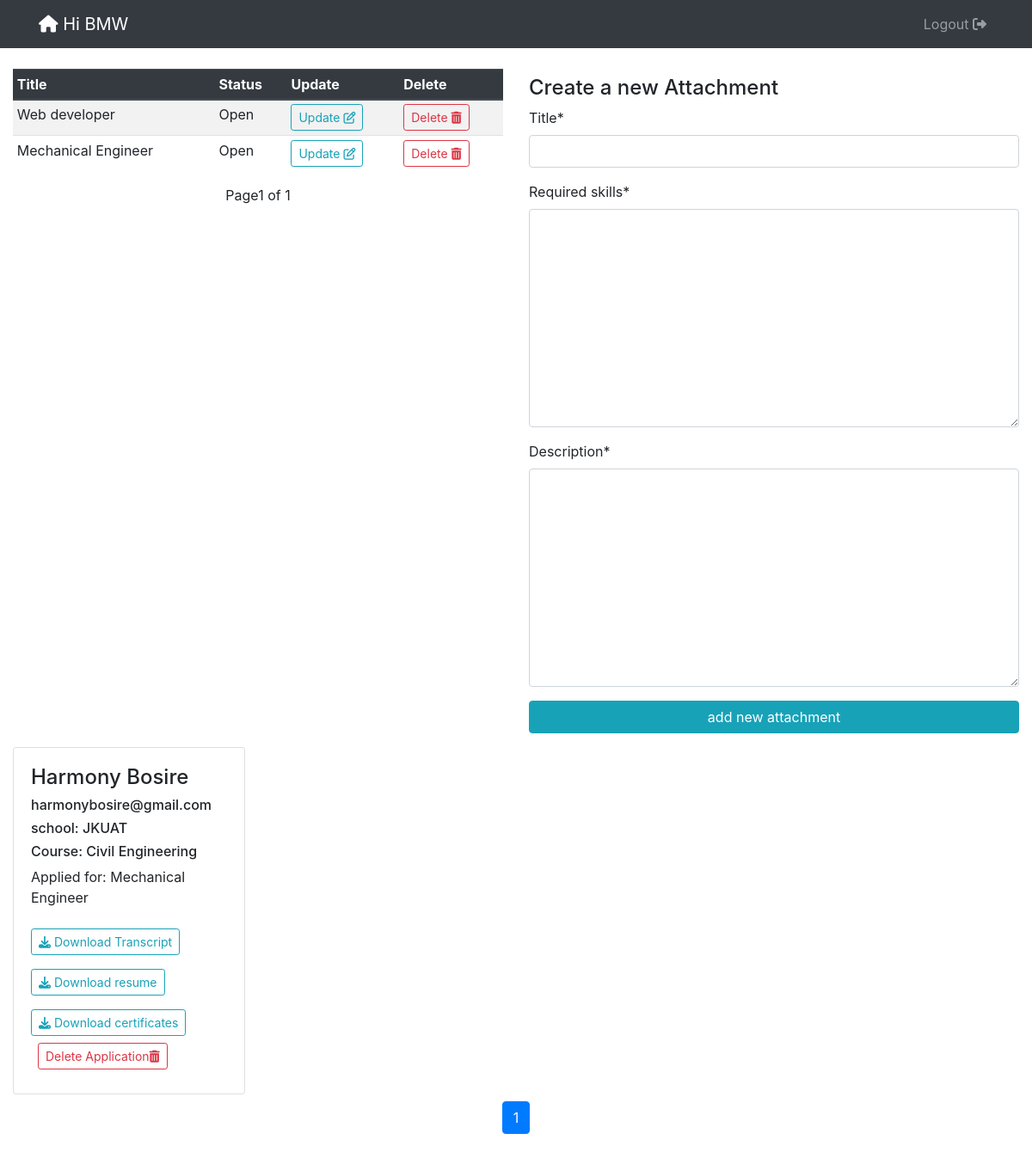
The app's page /companies/13/ (signed in), older data.
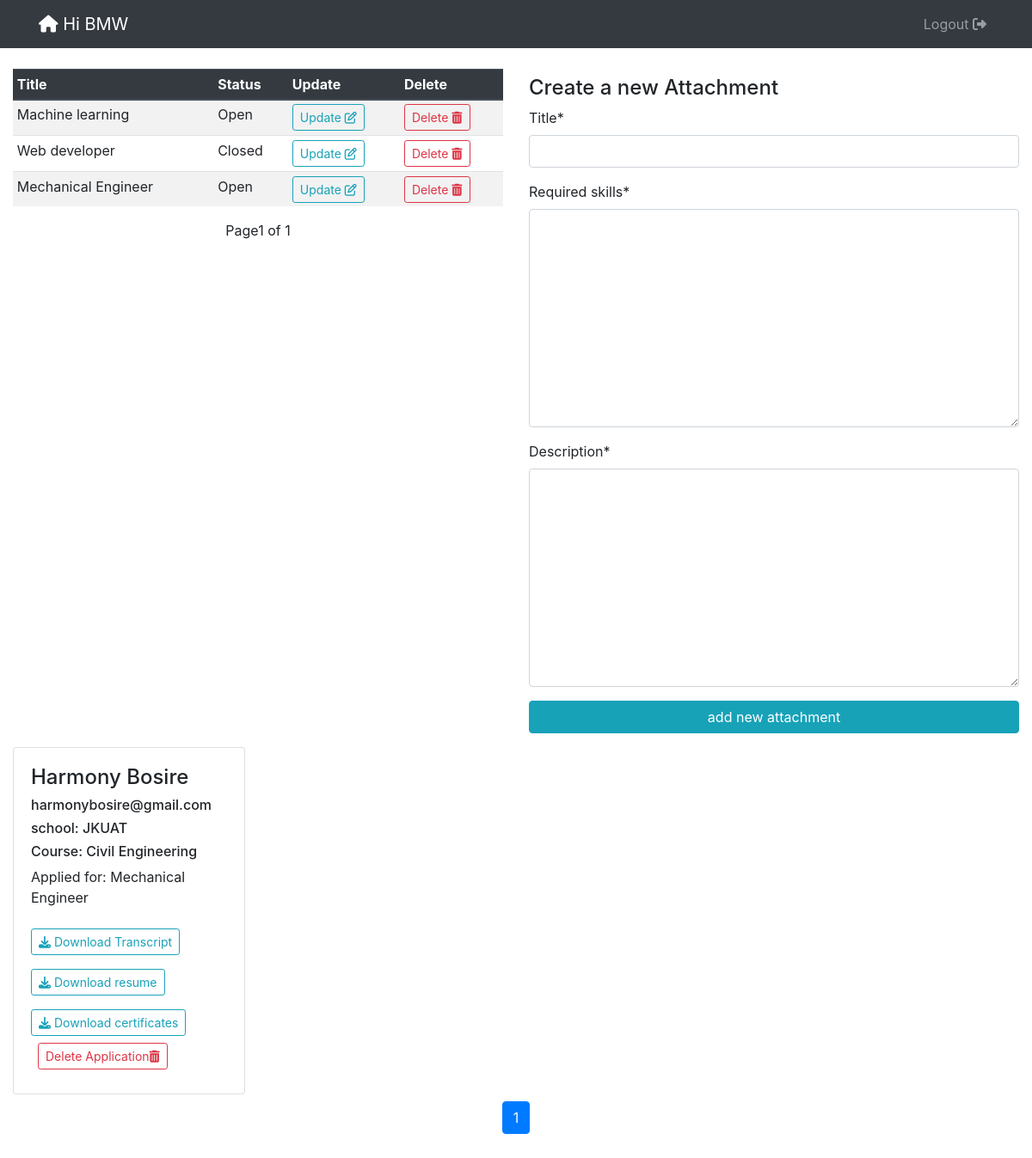
The same page, newer data.
### openings/models.py (models this page shows, shortened)
class Jobs(models.Model):
    title = models.CharField(max_length=1000)
    required_skills = RichTextField()
    is_open = models.BooleanField(default=True)
    company = models.ForeignKey(Company, on_delete=models.CASCADE, default="Null",null=True)
    description = RichTextField(null=True)

class Application(models.Model):
    job = models.ForeignKey(Jobs, on_delete=models.CASCADE)
    company = models.ForeignKey(Company, on_delete=models.CASCADE, null=True)
    student = models.ForeignKey(Student, on_delete=models.CASCADE)
    upload_cv = models.FileField(upload_to=cert_path, blank=False, null=True)
    upload_certifications = models.FileField(upload_to=cert_path, blank=True, null=True)

class Student(models.Model):
    user = models.OneToOneField(User, on_delete=models.CASCADE)
    school = models.ForeignKey(School, on_delete=models.CASCADE, null=True)
    course = models.CharField(max_length=100, null=True )
    transcript = models.FileField(upload_to=file_path,null=True)

class User(AbstractUser):
    is_student = models.BooleanField(default=False)
    is_company = models.BooleanField(default=False)
    is_school = models.BooleanField(default=False)
    first_name = models.CharField(max_length=100)
    last_name = models.CharField(max_length=100)
    official_name = models.CharField(max_length=100, null=True, default="school")
    email = models.CharField(max_length=100, null=True)

class School(models.Model):
    user = models.OneToOneField(User, on_delete=models.CASCADE)
    reg_no = models.CharField(max_length=100, null=True, unique=True)
    def __str__(self):
        return self.user.username

### openings/views.py (the view, shortened to what this page needs)
# urls.py: path('companies/<str:id>/',  company, name="company"),
@login_required
def company(request, id):
    company = Company.objects.filter(id=request.user.company.id).first()
    job = Jobs.objects.filter(company=company).order_by('-id')
    applications = Application.objects.filter(company_id=request.user.company.id).order_by('-id')
    paginator = Paginator(applications, 4)
    page_number = request.GET.get('page')
    application_obj = paginator.get_page(page_number)
    page = request.GET.get('page', 1)
    paginator = Paginator(job, 15)
    try:
        jobs = paginator.page(page)
    except PageNotAnInteger:
        jobs = paginator.page(1)
    except EmptyPage:
        jobs = paginator.page(paginator.num_pages)
    form = JobForm()
    context = {
        'jobs':jobs,
        'company':company,
        'form':form,
        'application_obj':application_obj
    }
    return render(request, 'company.html', context)

### openings/forms.py (shortened to what this page needs)
class JobForm(ModelForm):
    class Meta:
        model = Jobs
        fields = ('title', 'required_skills', 'is_open', 'description')
        widgets = {'is_open': forms.HiddenInput()}

### templates/company.html (shortened to what the changed rows need)
{% extends 'base.html' %}
{% load crispy_forms_tags %}
{% block content %}
<div class="container-fluid mt-4 mb-4">
    <div class="row">
        <div class="col-md-6">
            <div class="table-responsive">
                <table class="table table-sm table-striped table-hover">
                  <thead class=" thead-dark">
                    <tr>
                      <th scope="col">Title</th>
                      <th scope="col">Status
                      </th>
                      <th scope="col">Update</th>
                      <th scope="col">Delete</th>
                    </tr>
                  </thead>
                  <tbody>
                    {% for job in jobs %}
                      <tr>
                          <td>{{job.title}}</td>
                          {% if job.is_open == True %}
                            <td>Open</td>
                          {% else %}
                           <td>Closed</td>
                          {% endif %}
                          <td><a class="btn btn-outline-info btn-sm" href="{% url 'update_job' job.id %}">Update <i class="far fa-edit"> </i></a></td>
                          <td><a class="btn btn-outline-danger btn-sm" href="{% url 'delete_job' job.id %}">Delete <i class="fas fa-trash-alt"></i></a></td>
                          </tr>
                    {% endfor %}
                  </tbody>
                  </table>
                </div>
        </div>
    </div>
    <div class="row">
      {% for application in application_obj %}
      <div class="col-md-3 mt-2 mt-2">
        <div class="card">
          <div class="card-body">
            <h4 class="card-text">{{application.student.user.first_name}} {{application.student.user.last_name}}</h4>
            <h6 class="card-text">{{application.student.user.email}}</h6>
            <h6 class="card-text">school: {{application.student.school}}</h6>
            <h6 class="card-text">Course: {{application.student.course}}</h6>
            <p class="card-text">Applied for: {{application.job.title}}</p>
            <div>
              <a class="btn btn-sm btn-outline-info mt-2 mb-2" href="{{application.student.transcript.url}}" download><i class="fa fa-download"></i> Download Transcript</a>
              <a class="btn btn-sm btn-outline-info mt-2 mb-2" href="{{application.upload_cv.url}}" download><i class="fa fa-download"></i> Download resume</a>
              <a class="btn btn-sm btn-outline-info mt-2 mb-2" href="{{application.upload_certifications.url}}" download><i class="fa fa-download"></i> Download certificates</a>
              <a class="btn btn-outline-danger btn-sm ml-2 mb-2" href="{% url 'delete_application' application.id %}">Delete Application<i class="fas fa-trash-alt"></i></a>
            </div>
          </div>
        </div>
      </div>
      {% endfor %}
    </div>
</div>
{% endblock %}

Row changes from the older to the newer data that the page shows:
added Jobs: title "Machine learning", is_open "Open"
changed Jobs "Web developer": is_open "Open" → "Closed"
